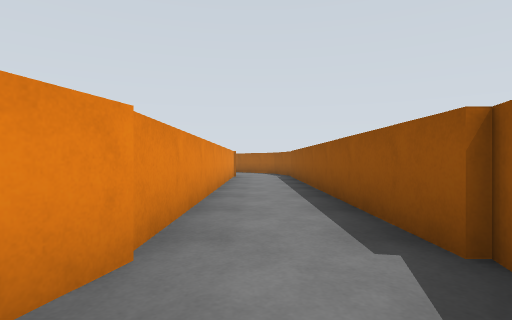
[1] (above)

21 first-person views from a walk through a Gazebo world. The camera is 0.13 m above the floor, looks level and sees 80° across. The floor is counted in squares, 0.2 m on a side. Each view is taken from the middle of a square. On the plan, view 1 faces up. The plan holds only what a view shows up to about 9 squares ahead; the rest is blank. The place goes on beyond the plan.

[2]
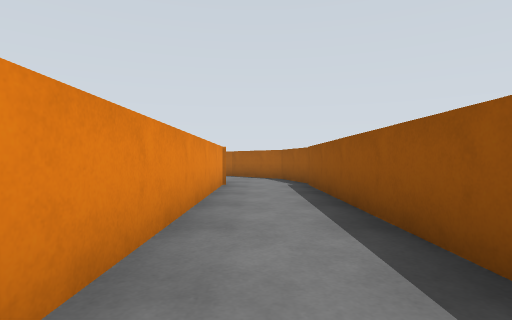

[3]
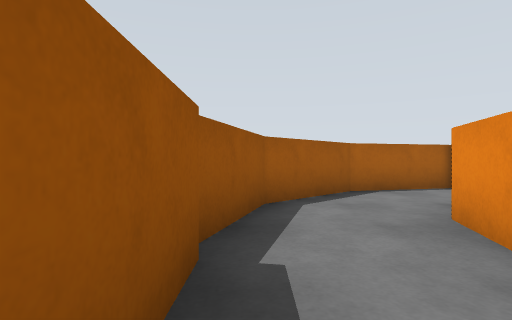

[4]
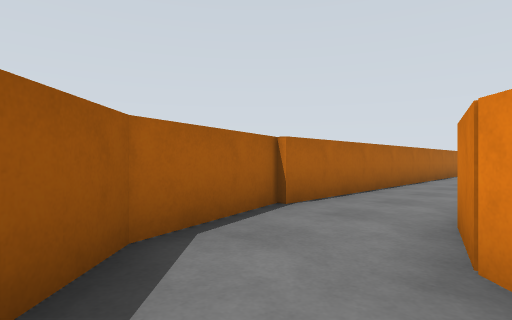

[5]
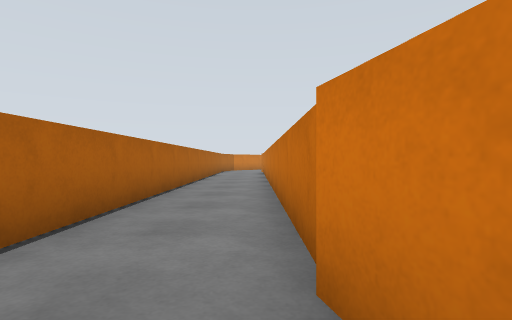

[6]
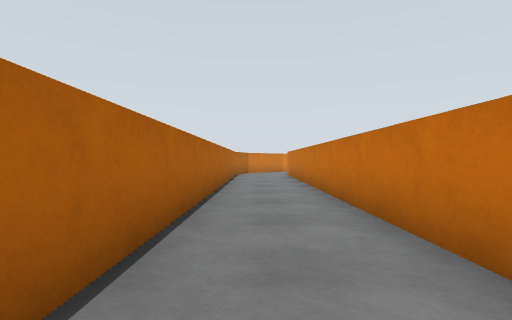

[7]
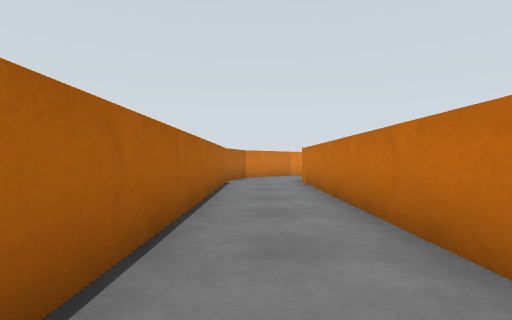

[8]
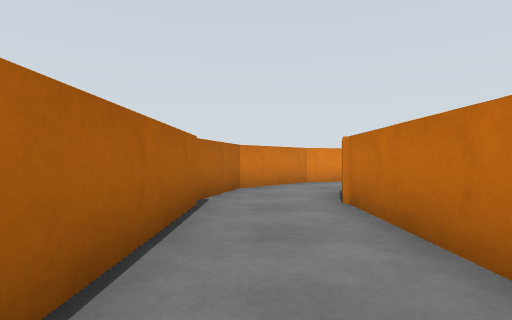

[9]
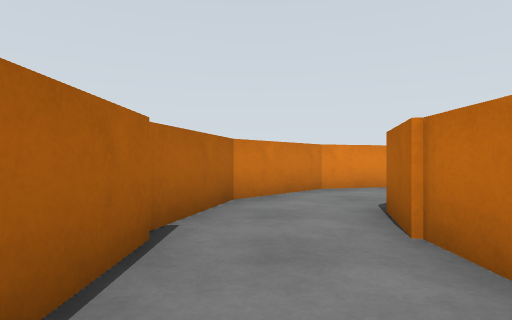

[10]
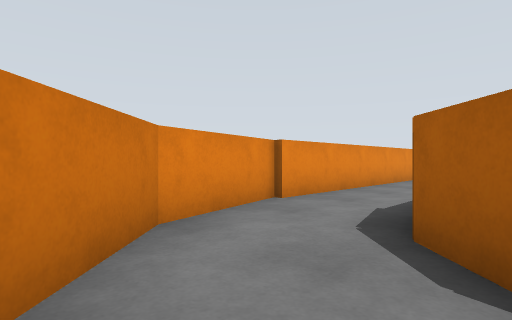

[11]
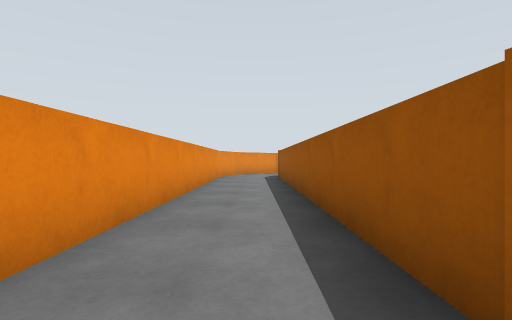

[12]
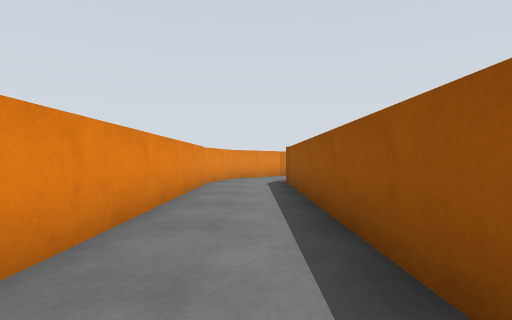

[13]
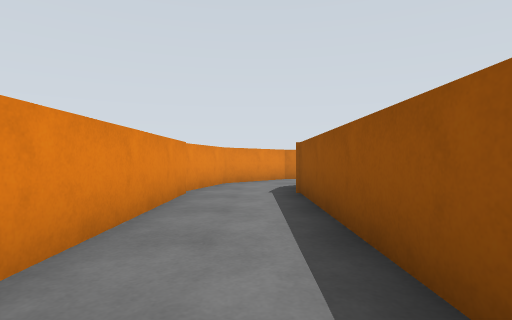

[14]
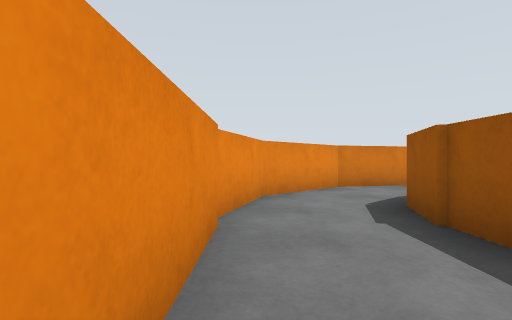

[15]
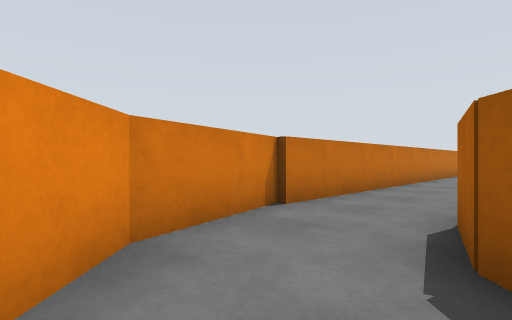

[16]
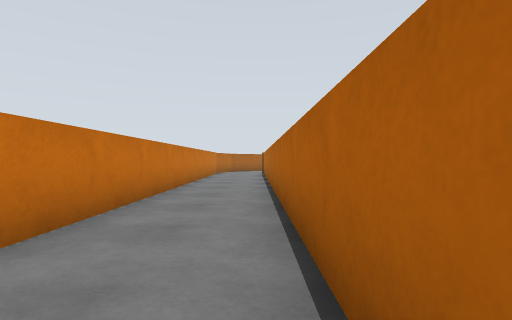

[17]
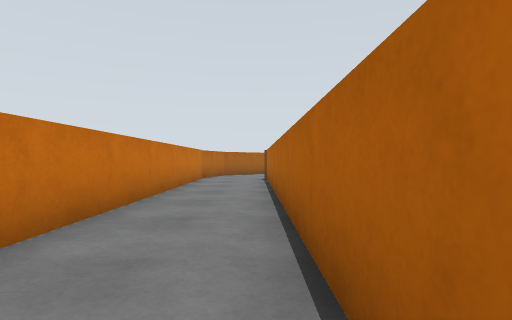

[18]
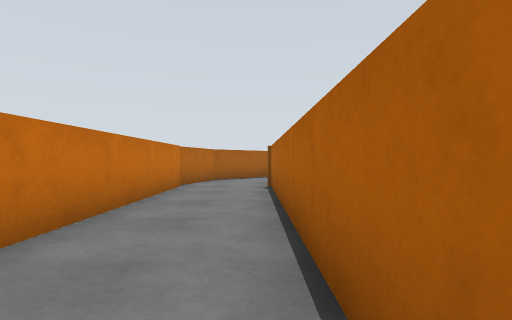

[19]
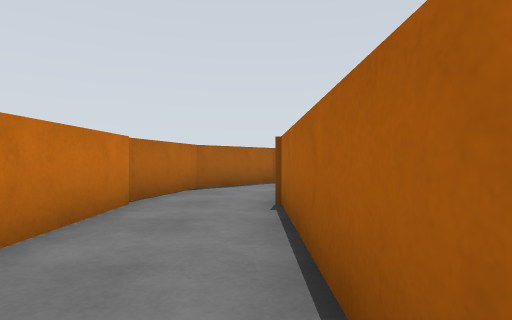

[20]
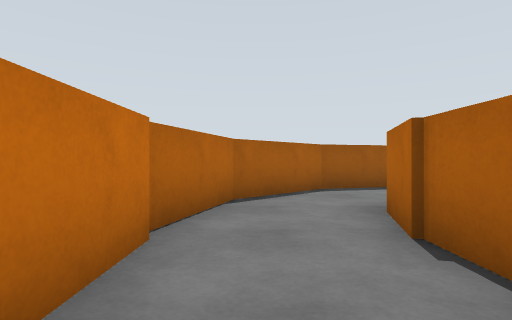

[21]
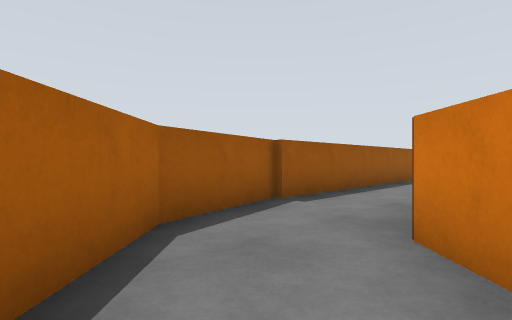

### Floor plan
Points are (right, up) in squares from view 1. A wall is a line through its corners. A room is listed if a view was taken in it or the views show most of it. See-through windows are left out.
Room 1 (views 1, 4, 5, 6, 7, 8, 9, 10)
walls: (-3.9, -0.6) (-18.5, -0.6); (-18.5, -0.7) (-19.8, -0.4); (-3.6, -3.1) (-1, -2.4) (0.9, -0.5); (-18.5, -2.9) (-3.5, -2.9); (-2.1, -0.3) (-3.5, -0.7); (-20.1, -0.1) (-20.9, 0.6); (-22.9, -0.5) (-21, -2.4) (-18.7, -3)
ways out: opening at (0, 1) to room 2; opening at (-22, 1) to room 3
Room 2 (views 2, 3)
walls: (-0.8, 2) (-1.1, 0.6); (-0.9, 12) (-0.9, 2.1); (1.6, 11.9) (1.3, 12.8); (1.4, 2) (1.4, 12); (0.9, -0.5) (1.5, 2)
ways out: opening at (0, 1) to room 1; opening at (0, 13) to room 4
Room 3 (views 11, 12, 13, 14)
walls: (-21.1, 2) (-21.1, 12); (-23.6, 2.1) (-22.9, -0.5); (-23.4, 12) (-23.4, 2)
ways out: opening at (-22, 1) to room 1; opening at (-22, 13) to room 4
Room 4 (views 15, 16, 17, 18, 19, 20, 21)
walls: (-17.6, 14.6) (-3.5, 14.6); (-3.5, 14.7) (-2.2, 14.4); (-18.4, 17.1) (-21, 16.4) (-22.9, 14.5) (-23.5, 12.3); (-3.5, 16.9) (-18.5, 16.9); (-19.9, 14.3) (-18.6, 14.7); (-1.9, 14.1) (-1.1, 13.3); (-21.2, 12) (-20.8, 13.4); (1.3, 12.8) (0.9, 14.5) (-1, 16.4) (-3.3, 17)
ways out: opening at (0, 13) to room 2; opening at (-22, 13) to room 3

Where each view was taken, in squares from view 1:
view 1: 0 up, 0 right, facing up
view 2: 4 up, 0 right, facing up
view 3: 4 up, 1 right, facing down
view 4: 0 up, 0 right, facing down-left
view 5: 1 down, 2 left, facing left
view 6: 2 down, 6 left, facing left
view 7: 2 down, 10 left, facing left
view 8: 2 down, 14 left, facing left
view 9: 2 down, 16 left, facing left
view 10: 2 down, 20 left, facing up-left
view 11: 1 up, 22 left, facing up
view 12: 4 up, 22 left, facing up
view 13: 6 up, 22 left, facing up
view 14: 9 up, 23 left, facing up
view 15: 14 up, 22 left, facing up-right
view 16: 15 up, 18 left, facing right
view 17: 15 up, 14 left, facing right
view 18: 15 up, 11 left, facing right
view 19: 15 up, 8 left, facing right
view 20: 16 up, 6 left, facing right
view 21: 16 up, 2 left, facing down-right
